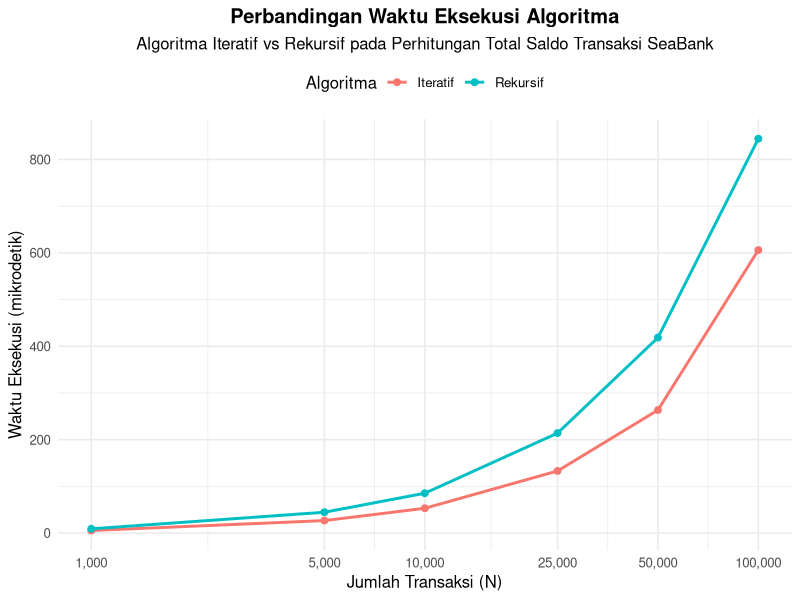

R code for this plot:
# ===============================
# Grafik Perbandingan Waktu Algoritma
# Iteratif vs Rekursif (dalam mikrodetik)
# ===============================

# Load libraries
library(ggplot2)
library(dplyr)
library(tidyr)
library(scales)

# Data dari tabel laporan (mikrodetik)
data <- data.frame(
  n = c(1000, 5000, 10000, 25000, 50000, 100000),
  Iteratif_us = c(5.5, 26.7, 53.1, 133, 263.4, 606),
  Rekursif_us = c(9.1, 44.6, 85.3, 214, 418.5, 844.4)
)

# Ubah ke format long
plot_data <- data %>%
  pivot_longer(
    cols = c(Iteratif_us, Rekursif_us),
    names_to = "Algoritma",
    values_to = "Waktu_us"
  ) %>%
  mutate(
    Algoritma = factor(
      Algoritma,
      levels = c("Iteratif_us", "Rekursif_us"),
      labels = c("Iteratif", "Rekursif")
    )
  )

# Plot grafik
ggplot(plot_data, aes(x = n, y = Waktu_us, color = Algoritma, group = Algoritma)) +
  geom_line(size = 1) +
  geom_point(size = 2) +
  scale_x_log10(
    breaks = data$n,
    labels = comma
  ) +
  labs(
    title = "Perbandingan Waktu Eksekusi Algoritma",
    subtitle = "Algoritma Iteratif vs Rekursif pada Perhitungan Total Saldo Transaksi SeaBank",
    x = "Jumlah Transaksi (N)",
    y = "Waktu Eksekusi (mikrodetik)",
    color = "Algoritma"
  ) +
  theme_minimal(base_size = 12) +
  theme(
    plot.title = element_text(hjust = 0.5, face = "bold"),
    plot.subtitle = element_text(hjust = 0.5),
    legend.position = "top"
  )
